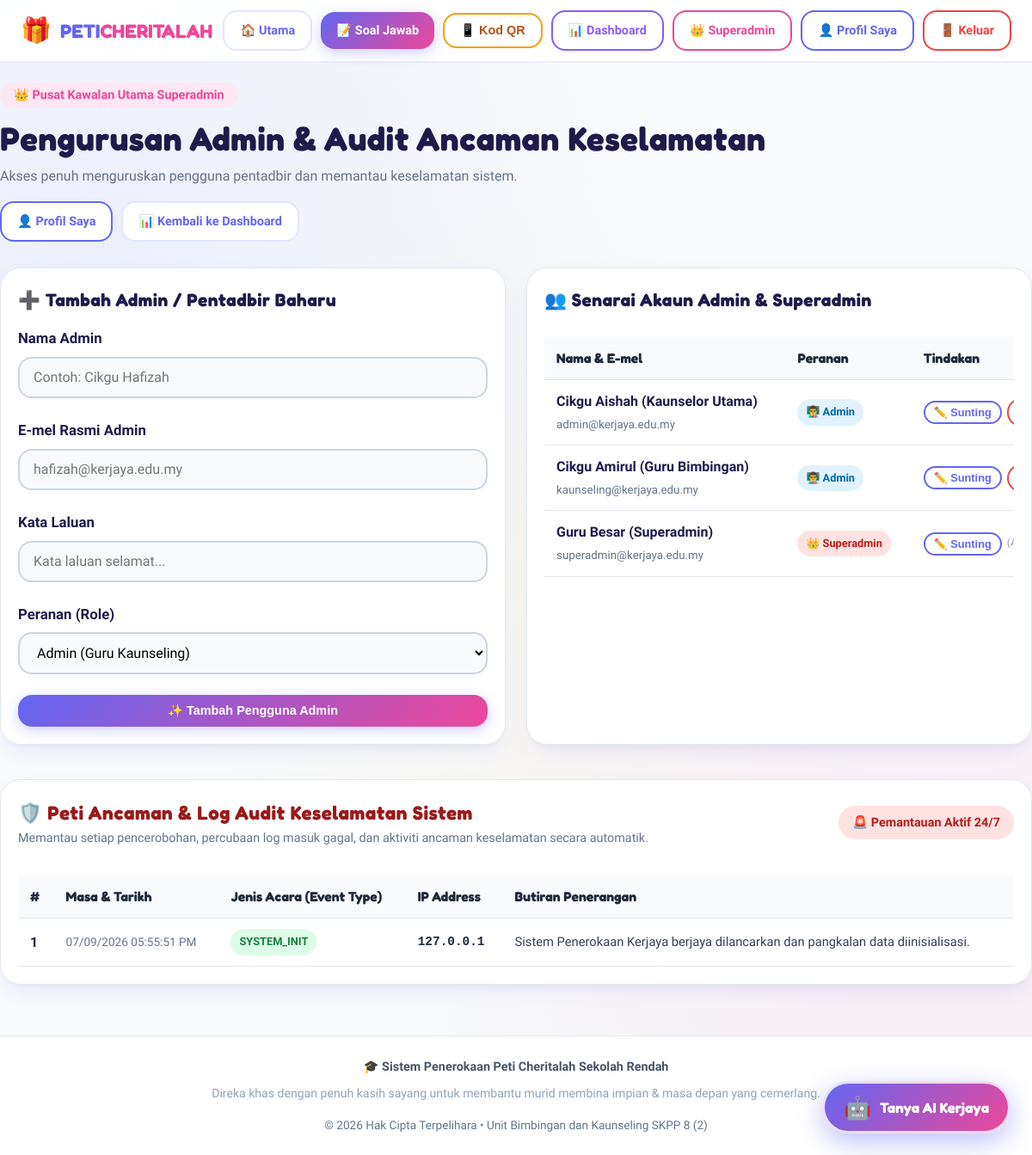
The app's page /admin/superadmin.php (signed in) with its own data.
### tables this page shows
CREATE TABLE IF NOT EXISTS `users` (
    `id` INT AUTO_INCREMENT PRIMARY KEY,
    `nama` VARCHAR(255) NOT NULL,
    `email` VARCHAR(255) NOT NULL UNIQUE,
    `password` VARCHAR(255) NOT NULL,
    `role` ENUM('admin', 'superadmin') NOT NULL DEFAULT 'admin',
    `created_at` TIMESTAMP DEFAULT CURRENT_TIMESTAMP
);

CREATE TABLE IF NOT EXISTS `security_logs` (
    `id` INT AUTO_INCREMENT PRIMARY KEY,
    `ip_address` VARCHAR(45) NOT NULL,
    `event_type` VARCHAR(100) NOT NULL,
    `description` TEXT NOT NULL,
    `user_agent` TEXT NULL,
    `created_at` TIMESTAMP DEFAULT CURRENT_TIMESTAMP
);

### admin/superadmin.php (the view, shortened to what this page needs)
<?php
require_once '../config/db.php';
$users_list = $pdo->query("SELECT * FROM users ORDER BY role ASC, created_at DESC")->fetchAll();
$threat_logs = $pdo->query("SELECT * FROM security_logs ORDER BY created_at DESC LIMIT 50")->fetchAll();
require_once '../includes/header.php';
?>
<div class="container admin-container">
    <div style="display:flex; justify-content:space-between; align-items:center; flex-wrap:wrap; margin-bottom:30px; gap:16px;">
        <div>
            <span style="background:#fce7f3; color:var(--secondary); font-weight:800; padding:6px 16px; border-radius:50px; font-size:0.9rem;">
                👑 Pusat Kawalan Utama Superadmin
            </span>
            <h1 style="font-size:2.4rem; color:#1e1b4b; margin-top:8px;">Pengurusan Admin & Audit Ancaman Keselamatan</h1>
            <p style="color:var(--text-muted);">Akses penuh menguruskan pengguna pentadbir dan memantau keselamatan sistem.</p>
        </div>
        <div style="display:flex; gap:10px; flex-wrap:wrap;">
            <a href="profile.php" class="nav-btn btn-outline" style="border-color:var(--primary); color:var(--primary);">
                👤 Profil Saya
            </a>
            <a href="dashboard.php" class="nav-btn btn-outline">
                📊 Kembali ke Dashboard
            </a>
        </div>
    </div>
    <div style="display:grid; grid-template-columns:repeat(auto-fit, minmax(400px, 1fr)); gap:24px; margin-bottom:40px;">
        <div class="table-card" style="margin-bottom:0;">
            <h3 style="font-size:1.3rem; color:#1e1b4b; margin-bottom:15px; display:flex; align-items:center; gap:8px;">
                ➕ Tambah Admin / Pentadbir Baharu
            </h3>
            <form action="superadmin.php" method="POST">
                <div class="form-group">
                    <label class="form-label" for="nama">Nama Admin</label>
                    <input type="text" id="nama" name="nama" class="form-control" placeholder="Contoh: Cikgu Hafizah" required>
                </div>
                <div class="form-group">
                    <label class="form-label" for="email">E-mel Rasmi Admin</label>
                    <input type="email" id="email" name="email" class="form-control" placeholder="hafizah@kerjaya.edu.my" required>
                </div>
                <div class="form-group">
                    <label class="form-label" for="password">Kata Laluan</label>
                    <input type="password" id="password" name="password" class="form-control" placeholder="Kata laluan selamat..." required>
                </div>
                <div class="form-group">
                    <label class="form-label" for="role">Peranan (Role)</label>
                    <select name="role" id="role" class="form-control">
                        <option value="admin">Admin (Guru Kaunseling)</option>
                    </select>
                </div>
                <button type="submit" class="btn-primary nav-btn" style="width:100%; justify-content:center;">
                    ✨ Tambah Pengguna Admin
                </button>
            </form>
        </div>
        <div class="table-card" style="margin-bottom:0;">
            <h3 style="font-size:1.3rem; color:#1e1b4b; margin-bottom:15px; display:flex; align-items:center; gap:8px;">
                👥 Senarai Akaun Admin & Superadmin
            </h3>
            <div class="table-responsive">
                <table class="custom-table">
                    <thead>
                        <tr>
                            <th>Nama & E-mel</th>
                            <th>Peranan</th>
                            <th>Tindakan</th>
                        </tr>
                    </thead>
                    <tbody>
                        <?php foreach ($users_list as $u): ?>
                            <tr>
                                <td>
                                    <strong style="color:#1e1b4b;"><?php echo htmlspecialchars($u['nama']); ?></strong>
                                    <br><small style="color:var(--text-muted);"><?php echo htmlspecialchars($u['email']); ?></small>
                                </td>
                                <td>
                                    <?php if ($u['role'] === 'superadmin'): ?>
                                        <span class="badge badge-danger">👑 Superadmin</span>
                                    <?php else: ?>
                                        <span class="badge badge-info">👨‍🏫 Admin</span>
                                    <?php endif; ?>
                                </td>
                                <td>
                                    <div style="display:flex; gap:6px; align-items:center;">
                                        <button type="button" class="btn-outline nav-btn" onclick="openModal('editAdminModal_<?php echo $u['id']; ?>')" style="padding:4px 10px; font-size:0.8rem; border-color:var(--primary); color:var(--primary);">
                                            ✏️ Sunting
                                        </button>
                                        <?php if ((int)$u['id'] !== (int)$_SESSION['user_id']): ?>
                                            <a href="superadmin.php?delete_admin=<?php echo $u['id']; ?>" class="btn-outline nav-btn" style="padding:4px 10px; font-size:0.8rem; border-color:#ef4444; color:#ef4444;" onclick="return confirm('Adakah anda pasti mahu memadam akaun admin ini?')">
                                            </a>
                                        <?php else: ?>
                                            <span style="font-size:0.75rem; color:#94a3b8;">(Anda)</span>
                                        <?php endif; ?>
                                    </div>
                                </td>
                            </tr>
                        <?php endforeach; ?>
                    </tbody>
                </table>
            </div>
        </div>
    </div>
    <div class="table-card">
        <div style="display:flex; justify-content:space-between; align-items:center; margin-bottom:20px; flex-wrap:wrap; gap:12px;">
            <div>
                <h3 style="font-size:1.4rem; color:#991b1b; display:flex; align-items:center; gap:8px;">
                    🛡️ Peti Ancaman & Log Audit Keselamatan Sistem
                </h3>
                <p style="color:var(--text-muted); font-size:0.9rem;">Memantau setiap pencerobohan, percubaan log masuk gagal, dan aktiviti ancaman keselamatan secara automatik.</p>
            </div>
            <span class="badge badge-danger" style="font-size:0.9rem; padding:8px 16px;">
                🚨 Pemantauan Aktif 24/7
            </span>
        </div>
        <div class="table-responsive">
            <table class="custom-table">
                <thead>
                    <tr>
                        <th>#</th>
                        <th>Masa & Tarikh</th>
                        <th>Jenis Acara (Event Type)</th>
                        <th>IP Address</th>
                        <th>Butiran Penerangan</th>
                    </tr>
                </thead>
                <tbody>
                    <?php if (count($threat_logs) > 0): ?>
                        <?php foreach ($threat_logs as $idx => $t): ?>
                            <tr>
                                <td><strong><?php echo $idx + 1; ?></strong></td>
                                <td style="font-size:0.85rem; color:var(--text-muted); white-space:nowrap;">
                                    <?php echo date('d/m/Y h:i:s A', strtotime($t['created_at'])); ?>
                                </td>
                                <td>
                                    <?php
                                    $evt = $t['event_type'];
                                    if ($evt === 'FAILED_LOGIN') {
                                        echo '<span class="badge badge-danger">🔒 LOGIN GAGAL</span>';
                                    } elseif ($evt === 'SUSPICIOUS_INPUT') {
                                        echo '<span class="badge badge-warning">⚠️ INPUT MENCURIGAKAN</span>';
                                    } elseif ($evt === 'UNAUTHORIZED_ACCESS' || $evt === 'UNAUTHORIZED_SUPERADMIN_ACCESS') {
                                        echo '<span class="badge badge-danger">⛔ PENCEROBOHAN</span>';
                                    } elseif ($evt === 'ADMIN_ADDED' || $evt === 'ADMIN_REMOVED' || $evt === 'ADMIN_UPDATED') {
                                        echo '<span class="badge badge-info">👤 PERUBAHAN ADMIN</span>';
                                    } else {
                                        echo '<span class="badge badge-success">' . htmlspecialchars($evt) . '</span>';
                                    }
                                    ?>
                                </td>
                                <td style="font-family:monospace; font-size:0.9rem; font-weight:700;">
                                    <?php echo htmlspecialchars($t['ip_address']); ?>
                                </td>
                                <td style="font-size:0.92rem; color:#334155;">
                                    <?php echo htmlspecialchars($t['description']); ?>
                                </td>
                            </tr>
                        <?php endforeach; ?>
                    <?php endif; ?>
                </tbody>
            </table>
        </div>
    </div>
</div>
<?php require_once '../includes/footer.php'; ?>

### includes/header.php (shortened to what this page needs)
<!DOCTYPE html>
<html lang="ms">
<head>
    <link rel="stylesheet" href="<?php echo (strpos($_SERVER['PHP_SELF'], '/admin/') !== false) ? '../assets/css/style.css' : 'assets/css/style.css'; ?>">
</head>
<body>
    <nav class="navbar">
        <a href="<?php echo (strpos($_SERVER['PHP_SELF'], '/admin/') !== false) ? '../index.php' : 'index.php'; ?>" class="navbar-brand">
            <span class="logo-icon">🎁</span>
            <span>PETI<span style="color:var(--secondary)">CHERITALAH</span></span>
        </a>
        <div class="nav-links">
            <a href="<?php echo (strpos($_SERVER['PHP_SELF'], '/admin/') !== false) ? '../index.php' : 'index.php'; ?>" class="nav-btn btn-outline">
                🏠 Utama
            </a>
            <a href="<?php echo (strpos($_SERVER['PHP_SELF'], '/admin/') !== false) ? '../soal_jawab.php' : 'soal_jawab.php'; ?>" class="nav-btn btn-primary">
                📝 Soal Jawab
            </a>
            <button type="button" class="nav-btn btn-outline" style="border-color:#f59e0b; color:#b45309;" onclick="openModal('qrCodeModal')">
                📱 Kod QR
            </button>
            <?php if (isset($_SESSION['user_role'])): ?>
                <a href="<?php echo (strpos($_SERVER['PHP_SELF'], '/admin/') !== false) ? 'dashboard.php' : 'admin/dashboard.php'; ?>" class="nav-btn btn-outline" style="border-color:var(--accent-purple); color:var(--accent-purple)">
                    📊 Dashboard
                </a>
                <?php if ($_SESSION['user_role'] === 'superadmin'): ?>
                    <a href="<?php echo (strpos($_SERVER['PHP_SELF'], '/admin/') !== false) ? 'superadmin.php' : 'admin/superadmin.php'; ?>" class="nav-btn btn-outline" style="border-color:var(--secondary); color:var(--secondary)">
                        👑 Superadmin
                    </a>
                <?php endif; ?>
                <a href="<?php echo (strpos($_SERVER['PHP_SELF'], '/admin/') !== false) ? 'profile.php' : 'admin/profile.php'; ?>" class="nav-btn btn-outline" style="border-color:var(--primary); color:var(--primary)">
                    👤 Profil Saya
                </a>
                <a href="<?php echo (strpos($_SERVER['PHP_SELF'], '/admin/') !== false) ? '../logout.php' : 'logout.php'; ?>" class="nav-btn btn-outline" style="border-color:#ef4444; color:#ef4444">
                    🚪 Keluar
                </a>
            <?php else: ?>
                <a href="<?php echo (strpos($_SERVER['PHP_SELF'], '/admin/') !== false) ? '../login.php' : 'login.php'; ?>" class="nav-btn btn-outline">
                    🔐 Log Masuk Guru
                </a>
            <?php endif; ?>
        </div>
    </nav>

### includes/footer.php (shortened to what this page needs)
    <footer class="site-footer">
        <div class="container">
            <p style="font-weight: 700; color: #475569; margin-bottom: 8px;">
                🎓 Sistem Penerokaan Peti Cheritalah Sekolah Rendah
            </p>
            <p style="font-size: 0.88rem; color: #94a3b8;">
                Direka khas dengan penuh kasih sayang untuk membantu murid membina impian & masa depan yang cemerlang.
            </p>
            <p style="margin-top: 15px; font-size: 0.85rem;">
                © <?php echo date('Y'); ?> Hak Cipta Terpelihara • Unit Bimbingan dan Kaunseling SKPP 8 (2)
            </p>
        </div>
    </footer>
    <?php require_once __DIR__ . '/ai_chat_widget.php'; ?>
</body>
</html>

### includes/ai_chat_widget.php (shortened to what this page needs)
<button id="aiFabBtn" class="ai-fab-btn" onclick="toggleAiChat()" title="Tanya AI Kerjaya & Penerangan Cita-Cita!">
    <span class="ai-fab-icon">🤖</span>
    <span class="ai-fab-text">Tanya AI Kerjaya</span>
</button>

### records on screen
users: nama "Cikgu Aishah (Kaunselor Utama)", email "admin@kerjaya.edu.my", role "👨‍🏫 Admin"
users: nama "Cikgu Amirul (Guru Bimbingan)", email "kaunseling@kerjaya.edu.my", role "👨‍🏫 Admin"
users: nama "Guru Besar (Superadmin)", email "superadmin@kerjaya.edu.my", role "👑 Superadmin", shows "(Anda)"
security_logs: created_at "07/09/2026 05:55:51 PM", event_type "SYSTEM_INIT", ip_address "127.0.0.1", description "Sistem Penerokaan Kerjaya berjaya dilancarkan dan pangkalan data diinisialisasi."
